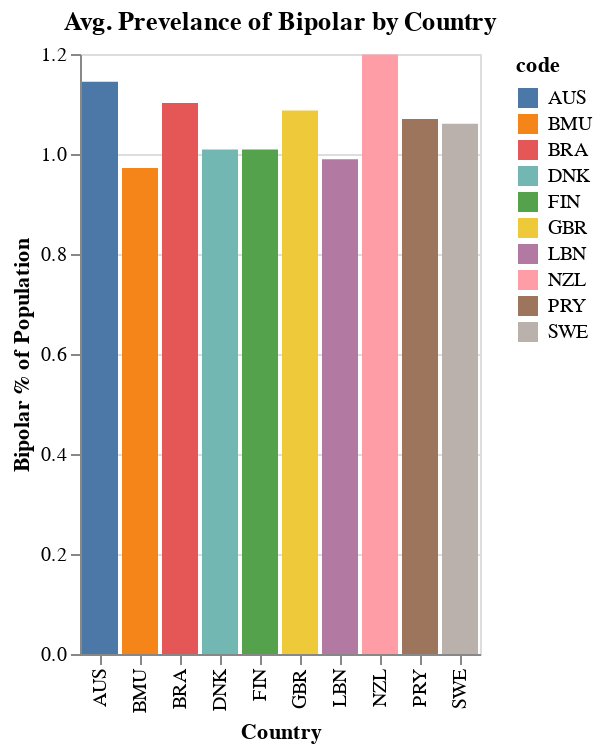

Notebook code cell kept with this figure:
### Code cell
worst_bipolar_chart = (alt.Chart(top_10_bipolar.dataframe, title="Avg. Prevelance of Bipolar by Country")
                               .mark_bar()
                               .encode(
                                   x = alt.X('code', title="Country"),
                                   y = alt.Y('bipolar', title="Bipolar % of Population"),
                                   color = 'code'
                               )
)
worst_bipolar_chart

### Figure 1 — Vega-Lite specification as saved in the notebook (floating-point values rounded to 4 significant figures)
{"config": {"view": {"continuousWidth": 400, "continuousHeight": 300}}, "data": {"name": "data-c124c9b0541d6a908ec334002b5c8096"}, "mark": "bar", "encoding": {"color": {"type": "nominal", "field": "code"}, "x": {"type": "nominal", "field": "code", "title": "Country"}, "y": {"type": "quantitative", "field": "bipolar", "title": "Bipolar % of Population"}}, "title": "Avg. Prevelance of Bipolar by Country", "$schema": "https://vega.github.io/schema/vega-lite/v4.8.1.json", "datasets": {"data-c124c9b0541d6a908ec334002b5c8096": [{"code": "NZL", "bipolar": 1.199, "eating_disorders": 0.6432, "anxiety": 8.651, "depression": 4.086}, {"code": "AUS", "bipolar": 1.145, "eating_disorders": 0.8383, "anxiety": 6.55, "depression": 4.795}, {"code": "BRA", "bipolar": 1.102, "eating_disorders": 0.2515, "anxiety": 6.074, "depression": 3.692}, {"code": "GBR", "bipolar": 1.087, "eating_disorders": 0.5075, "anxiety": 4.633, "depression": 4.173}, {"code": "PRY", "bipolar": 1.07, "eating_disorders": 0.2155, "anxiety": 5.987, "depression": 2.873}, {"code": "SWE", "bipolar": 1.061, "eating_disorders": 0.519, "anxiety": 5.316, "depression": 4.579}, {"code": "FIN", "bipolar": 1.009, "eating_disorders": 0.5686, "anxiety": 3.731, "depression": 5.183}, {"code": "DNK", "bipolar": 1.009, "eating_disorders": 0.5164, "anxiety": 5.314, "depression": 3.5}, {"code": "LBN", "bipolar": 0.9895, "eating_disorders": 0.1997, "anxiety": 6.003, "depression": 3.677}, {"code": "BMU", "bipolar": 0.972, "eating_disorders": 0.4596, "anxiety": 4.682, "depression": 2.956}]}}
